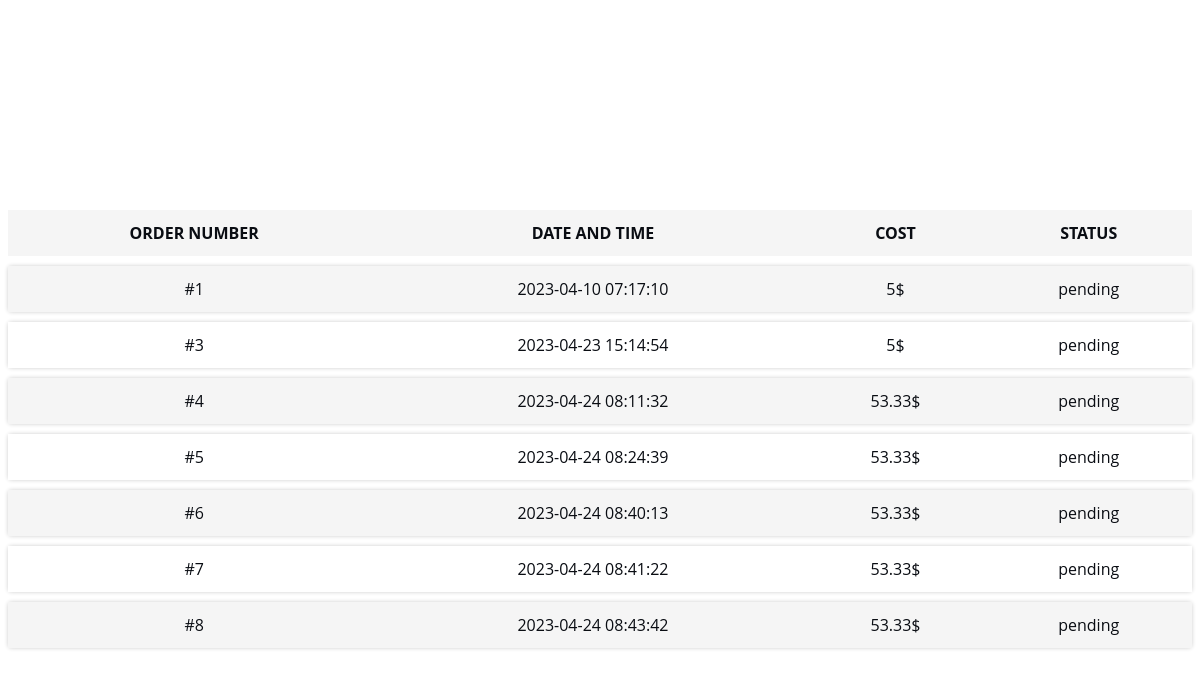
Before: /php/history.php (signed in) with the older database file.
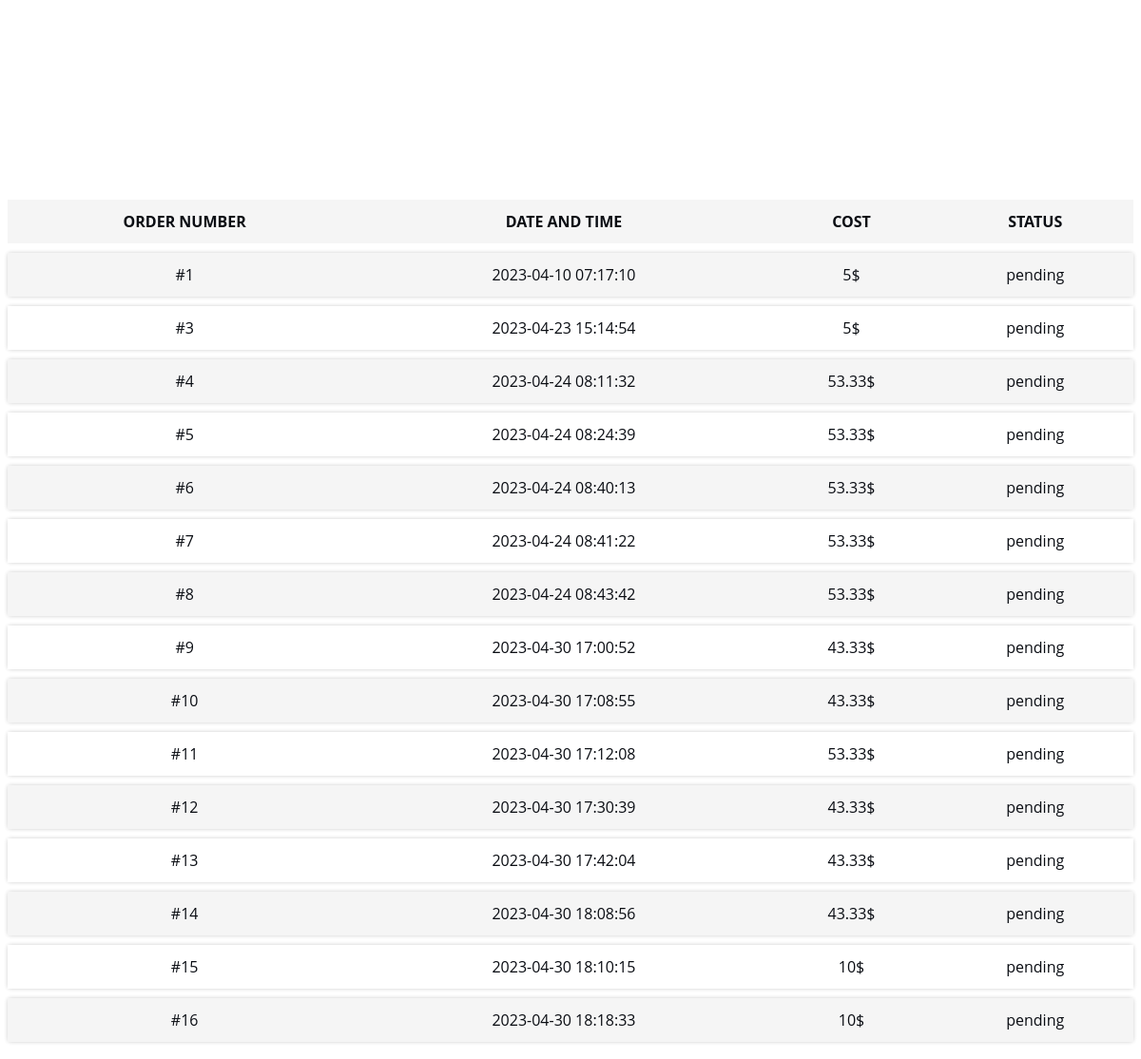
After: the same page with the newer database file.
### tables this page shows
CREATE TABLE `orders` (
  `o_id` int(11) NOT NULL,
  `p_id` int(11) DEFAULT NULL,
  `c_id` int(11) DEFAULT NULL,
  `status` enum('successful','pending','failed','') NOT NULL DEFAULT 'pending',
  `date` timestamp NOT NULL DEFAULT current_timestamp()
);

CREATE TABLE `packages` (
  `p_id` int(11) NOT NULL,
  `width` float NOT NULL,
  `height` float NOT NULL,
  `weight` float NOT NULL,
  `message` text DEFAULT NULL,
  `to_name` varchar(255) DEFAULT NULL,
  `to_phone` varchar(100) DEFAULT NULL,
  `to_address` varchar(255) NOT NULL,
  `p_longitude` decimal(11,8) DEFAULT NULL,
  `p_latitude` decimal(10,8) DEFAULT NULL,
  `to_district` varchar(255) NOT NULL,
  `fragile` tinyint(1) NOT NULL DEFAULT 0,
  `o_price` float NOT NULL DEFAULT 0,
  `cost` float NOT NULL,
  `charge` float NOT NULL DEFAULT 5,
  `f_price` float NOT NULL,
  `pay_at_delivery` tinyint(1) NOT NULL DEFAULT 1
);

### php/history.php (the view, shortened to what this page needs)
<!DOCTYPE html>
<html>
<head>
  <link href="../assets/css/main.css" rel="stylesheet">
</head>
<body>
  <header id="header" class="header d-flex align-items-center fixed-top">
    <div class="container-fluid container-xl d-flex align-items-center justify-content-between">
    </div>
  </header>
  <div class="container" style="margin-top: 10px">
    <h1 style="color:white">Order History</h1>
    <table class="table table-striped">
      <thead>
        <tr>
          <th>Order Number</th>
          <th>Date and Time</th>
          <th>Cost</th>
          <th>Status</th>
        </tr>
      </thead>
      <tbody>
        <?php
        require_once('connection.php');
        $c_id = $_SESSION['c_id'];
        $query = "SELECT * FROM orders NATURAL JOIN packages WHERE c_id='$c_id' ORDER BY date";
        $result = mysqli_query($link, $query);
        if (($result) && (mysqli_num_rows($result) > 0)) {
          while ($row = mysqli_fetch_assoc($result)) {
            echo "<tr>
<td>#" . $row["o_id"] . "</td>
<td>" . $row["date"] . "</td>
<td>" . $row["f_price"] . "$</td>
<td>" . $row["status"] . "</td>
</tr>";
          }
        }
        ?>
      </tbody>
    </table>
</body>
</html>

Changed rows visible on the page:
added orders: o_id "9", date "2023-04-30 17:00:52", p.f_price "43.33", status "pending"
added orders: o_id "10", date "2023-04-30 17:08:55", p.f_price "43.33", status "pending"
added orders: o_id "11", date "2023-04-30 17:12:08", p.f_price "53.33", status "pending"
added orders: o_id "12", date "2023-04-30 17:30:39", p.f_price "43.33", status "pending"
added orders: o_id "13", date "2023-04-30 17:42:04", p.f_price "43.33", status "pending"
added orders: o_id "14", date "2023-04-30 18:08:56", p.f_price "43.33", status "pending"
added orders: o_id "15", date "2023-04-30 18:10:15", p.f_price "10", status "pending"
added orders: o_id "16", date "2023-04-30 18:18:33", p.f_price "10", status "pending"
